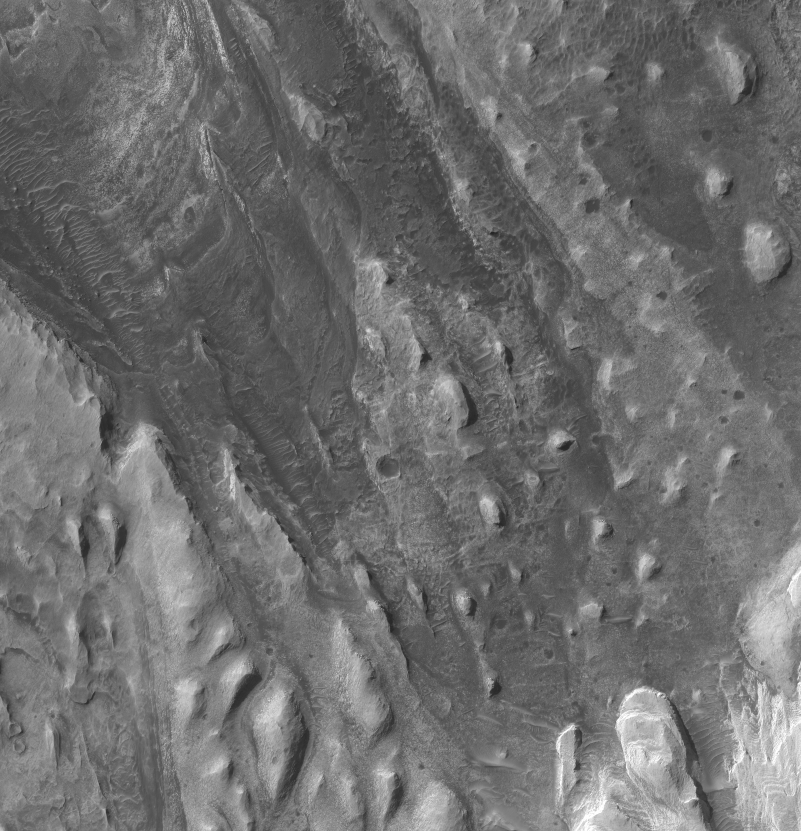
#> input picture data/terreno/sol5070/orto.jpg, 3204 x 3324 px (shown at 1/4 size)
$ python -i travesia.py   (imports and definitions only)
#> lines starting #> are read from the running program, lines starting #| are printed output that depends on the picture; after the words box and inside, x2 and y2 are one past the last pixel; in counts of white or black regions, pixels touching at a corner belong together
#> further down, picture is the input picture: shape (3324, 3204, 3); min 26, max 255, mean 109.6
"""Terreno de contexto de toda la travesía de Curiosity (aterrizaje → hoy) y sus capas.

Uso: python herramientas/travesia.py <carpeta con color.tif (3 m) y elev.tif (4 m)>
Los .tif no se versionan (data/README.md). Requiere numpy, scipy y Pillow.

Escribe en data/terreno/travesia_sur/:
  meta.json          georreferencia, escalas y fuentes
  dem_12m_rg.png     elevación a 12 m (media de 3×3 celdas de 4 m); valor = R·256 + G; z = zmin + valor · 0,05 m
  color_norte.jpg, color_sur.jpg   mosaico de color a 3 m, en dos mitades (cada una entra en una textura de 4096 px)
  cielo_12m.png      fracción de cielo tapada por el relieve (byte/255), calculada a 4 m y promediada a 12 m
  pend_12m.png       pendiente media (byte = grados × 4), calculada a 4 m y promediada a 12 m
y, para la zona de detalle, data/terreno/sol5070/orto_color.jpg (ver colorear_orto).
"""
import json, math, os, sys
import numpy as np
from PIL import Image
from scipy import ndimage as ndi
Image.MAX_IMAGE_PIXELS = None
R = 3396190.0
RAIZ = os.path.dirname(os.path.dirname(os.path.abspath(__file__)))
SRC = sys.argv[1].rstrip('/') + '/' if len(sys.argv) > 1 else 'travesia/'
# [1 line not run here, left out]
X0, Y0 = 8141100.0, -271600.0            # esquina noroeste (m, equirectangular R=3396190, paralelo 0), igual en los dos .tif
deg = lambda m: math.degrees(m / R)

def cielo_tapado(z, celda, horizonte=400.0, ndir=16):
    """Fracción del cielo tapada: media, en ndir direcciones, del seno del ángulo del horizonte hasta `horizonte` metros."""
    H, W = z.shape; dists = [d for d in (4, 8, 12, 16, 24, 32, 44, 60, 80, 104, 136, 176, 224, 288, 344, 400) if d <= horizonte]
    pad = int(horizonte / celda) + 1; zp = np.pad(z, pad, mode='constant', constant_values=-1e9)
    total = np.zeros((H, W), np.float32)
    for k in range(ndir):
        a = 2 * math.pi * k / ndir; mt = np.zeros((H, W), np.float32)
        for d in dists:
            dx, dy = int(round(math.sin(a) * d / celda)), int(round(-math.cos(a) * d / celda))
            if dx == 0 and dy == 0: continue
            v = zp[pad + dy:pad + dy + H, pad + dx:pad + dx + W]
            np.maximum(mt, (v - z) / (math.hypot(dx, dy) * celda), out=mt)
        total += mt / np.sqrt(1 + mt * mt)          # sin(atan(t))
    return total / ndir

def bloques(a, n, f=np.mean):
    H, W = a.shape; return f(a[:H // n * n, :W // n * n].reshape(H // n, n, W // n, n), axis=(1, 3))

def teñir_franjas(rgb):
    """Las franjas grises (sin dato de color en el mosaico) se tiñen con la paleta de sus bordes. Relleno visual, no dato."""
    a = rgb.astype(np.int16); sat = a.max(2) - a.min(2); negro = a.sum(2) == 0
#> after `sat = a.max(2) - a.min(2)`: sat: shape (3324, 3204) int16; every value is 0
#> after `negro = a.sum(2) == 0`: negro: shape (3324, 3204) bool; every value is 0
    gris = (ndi.uniform_filter(sat.astype(np.float32), 9) < 5) & ~negro
#> gris: shape (3324, 3204) bool; every value is 1
    gris = ndi.binary_closing(ndi.binary_opening(gris, iterations=3), iterations=3)
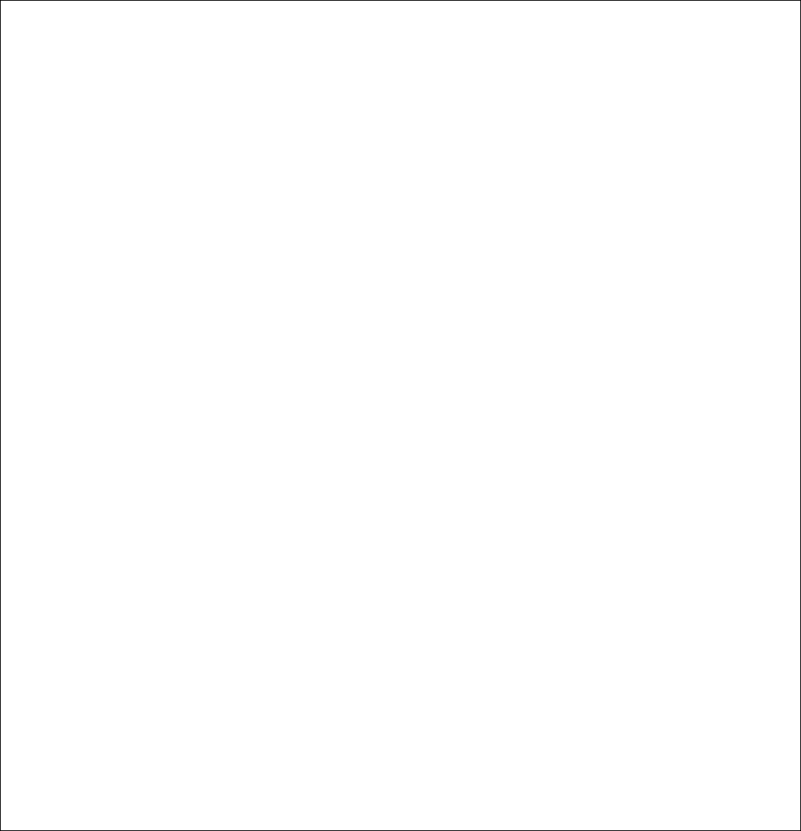
#> gris: shape (3324, 3204) bool (shown at 1/4 size); 99.6% white; 1 black region, box (x1, y1, x2, y2) and area: (0, 0, 3204, 3324) 39132
    gris = ndi.binary_dilation(gris, iterations=5)          # incluye el borde, donde el gris se mezcla con el color
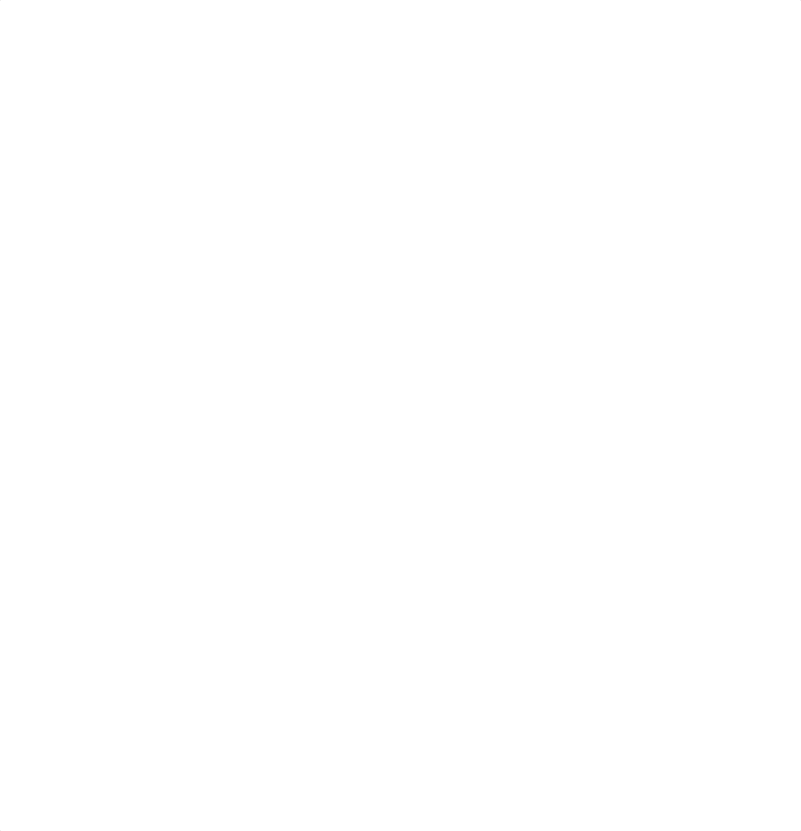
#> gris: shape (3324, 3204) bool (shown at 1/4 size); 100% white; black in thin lines or dots
    lab, n = ndi.label(gris); out = rgb.copy(); Y = (0.299 * a[..., 0] + 0.587 * a[..., 1] + 0.114 * a[..., 2])
#> after `lab, n = ndi.label(gris)`: lab: shape (3324, 3204) int32; values 0 (black) and 1 (white), 100% white; black in thin lines or dots
#> after `lab, n = ndi.label(gris)`: n = 1
    hechas = 0
    for i, sl in enumerate(ndi.find_objects(lab), 1):
        m = lab[sl] == i
        if m.sum() < 4000: continue
        g = 80; s2 = (slice(max(0, sl[0].start - g), sl[0].stop + g), slice(max(0, sl[1].start - g), sl[1].stop + g))
        mm = lab[s2] == i; borde = ndi.binary_dilation(mm, iterations=g) & ~gris[s2] & ~negro[s2]
        if borde.sum() < 2000: continue
        yb, ys = Y[s2][borde], Y[s2][mm]
        # 1) el brillo de la franja se ajusta al de su borde (por percentiles); 2) cada nivel de brillo toma el color medio del borde
        q = np.linspace(0, 100, 101); yn = np.interp(ys, np.percentile(ys, q), np.percentile(yb, q))
        niveles = np.clip(yb.astype(int), 0, 255); lut = np.zeros((256, 3))
        for c in range(3):
            suma = np.bincount(niveles, weights=a[s2][borde][:, c], minlength=256); cnt = np.bincount(niveles, minlength=256)
            ok = cnt > 20; lut[:, c] = np.interp(np.arange(256), np.flatnonzero(ok), suma[ok] / cnt[ok])
            lut[:, c] = ndi.gaussian_filter1d(lut[:, c], 4)
        yi = np.clip(yn, 0, 255); lo = np.floor(yi).astype(int); fr = (yi - lo)[:, None]; hi = np.minimum(lo + 1, 255)
        col = lut[lo] * (1 - fr) + lut[hi] * fr
        sub = out[s2]; sub[mm] = np.clip(col, 0, 255).astype(np.uint8); hechas += 1
#> this loop made 1 pass
#> (i, g) on pass 1: (1, 80)
#> after the loop, hechas = 0
    return out, gris, hechas

# [44 lines not run here, left out]

>>> import cv2
>>> picture = cv2.imread('../data/terreno/sol5070/orto.jpg')
>>> result = teñir_franjas(picture)
